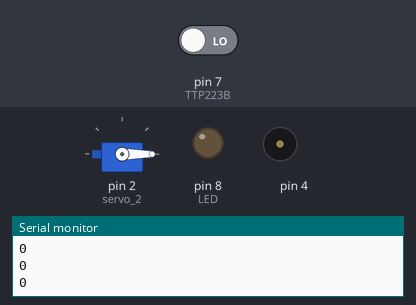
Bench run of a sketch on a simulated Arduino Uno, built with avr-gcc and run on an emulated ATmega328P. On the bench: servo, output pins drawn as LEDs (lit = HIGH), buzzer (waves = sounding), the last lines printed to the serial monitor. The inputs (shaded band) are chosen by the test bench; at power-on: pin 7 (TTP223B) LOW.

Above: at 1.2 s.
1.3 s: pin 7 (TTP223B) driven HIGH
At 2.2 s:
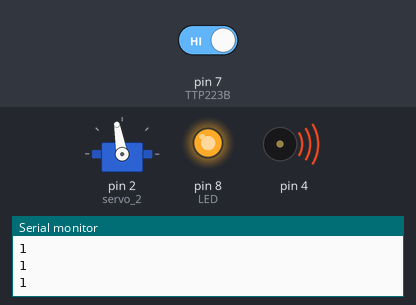
2.8 s: pin 7 (TTP223B) driven LOW
At 3.5 s:
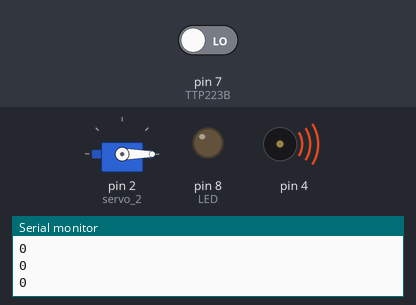
Timing chart, 0 to 5.8 s (numbered marks = the images above; inputs shaded):
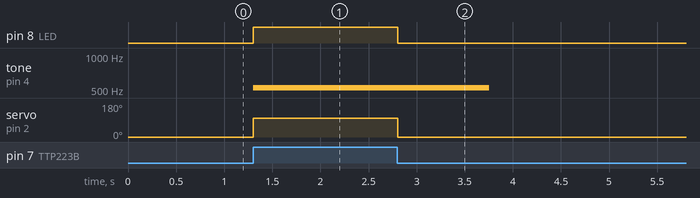

Measured:
- after the input at 1.3 s, pin 8 (LED): LOW → HIGH at once; tone on pin 4: silent → 523 Hz at once; servo on pin 2 (servo_2): 0° → 100° at once
- after the input at 2.8 s, pin 8 (LED): HIGH → LOW at once; tone on pin 4: 523 Hz → silent after 0.96 s; servo on pin 2 (servo_2): 100° → 0° at once

The sketch:

exquisite_gaaris1.ino
```cpp
// C++ code
//
#include <Servo.h>

#define LED 8
#define TTP223B 7

Servo servo_2;

void setup(){
  Serial.begin(9600);
  pinMode(LED, OUTPUT);
  pinMode(TTP223B, INPUT);
  servo_2.attach(2, 500, 2500);


  }


void loop()
{
  if (digitalRead(TTP223B)== HIGH){
    digitalWrite(LED,HIGH);
   Serial.println("1");
   tone(4, 523, 1000); // play tone 60 (C5 = 523 Hz)
   servo_2.write(100);

    }else{
      digitalWrite(LED, LOW);
      servo_2.write(0);
      Serial.println("0");
      }
  delay(50);
  }
```
